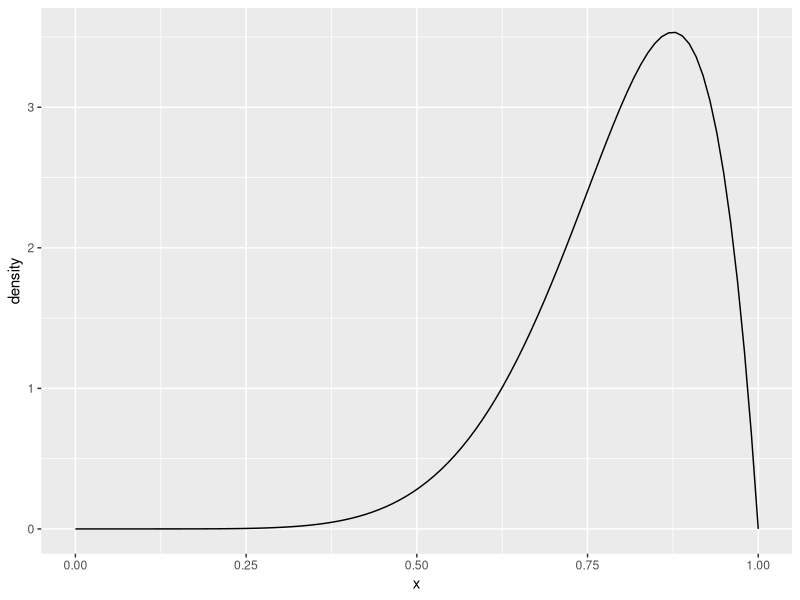

The R source for this figure:
library(tidyverse)

#1. define the possible outcomes
foo <- tibble(
  x = seq(0, 1, length.out = 100)
)

#2. choose our parameters
shape1 <- 8
shape2 <- 2

#3. calculate density
foo <- mutate(foo, density = dbeta(x, shape1, shape2))

#4. plot it
ggplot(foo, aes(x, density)) +
  geom_line()



